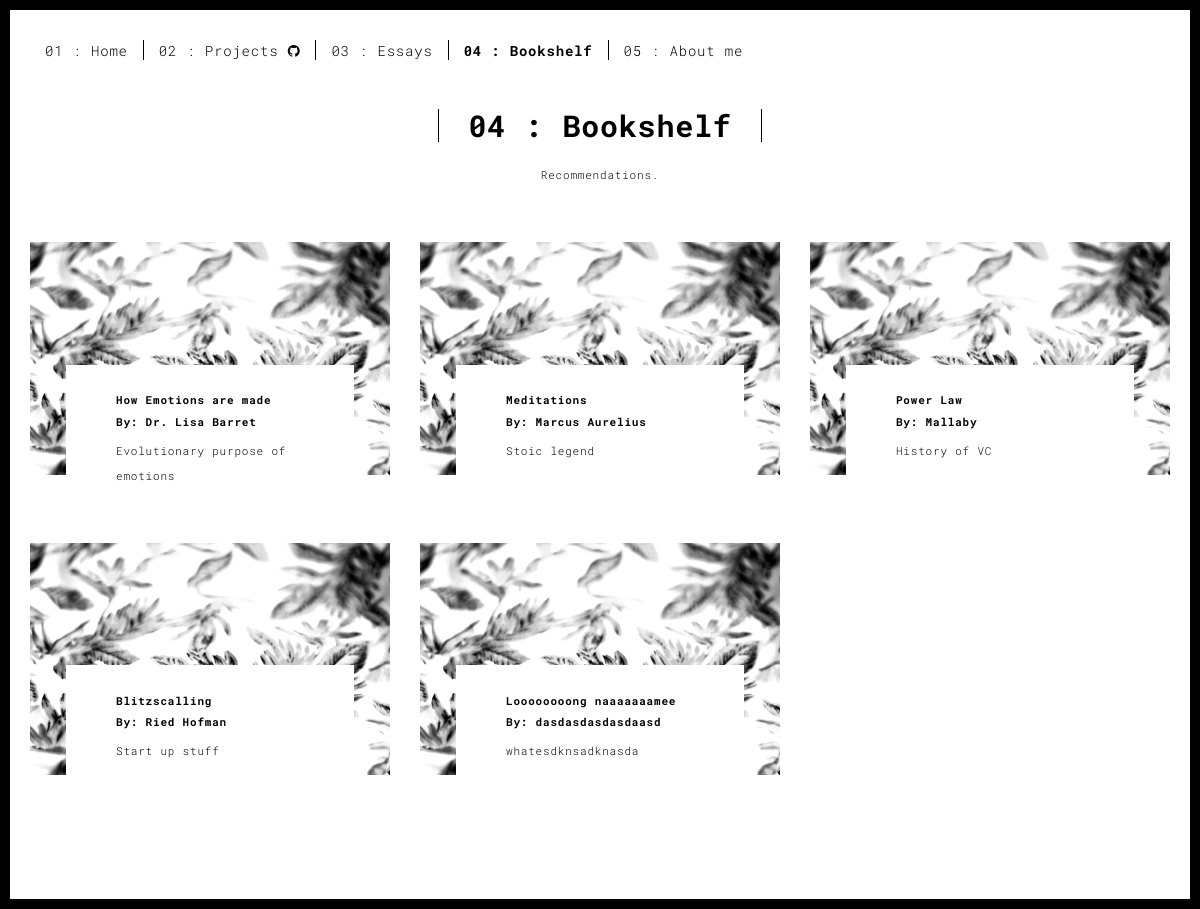
The app's page /books.html with its own data.
### website/models.py (models this page shows)
class Book(db.Model):
    id = db.Column(db.Integer, primary_key=True)
    info = db.Column(db.Text, nullable=False)
    name = db.Column(db.Text, nullable = False)
    date_created = db.Column(db.DateTime(timezone=True), default=func.now())
    author = db.Column(db.Text, nullable = False)
    link = db.Column(db.Text, nullable = False)

### website/views.py (the view)
@views.route("/books.html")
def books():
    books = Book.query.all()
    return render_template('books.html', books=books)

### website/templates/books.html (shortened to what this page needs)
<!DOCTYPE html>
<html lang="en">
<head>
<link href="./static/main.3f6952e4.css" rel="stylesheet"></head>
<body class="">
<div id="site-border-left"></div>
<div id="site-border-right"></div>
<div id="site-border-top"></div>
<div id="site-border-bottom"></div>
<header>
  <nav class="navbar  navbar-fixed-top navbar-default">
    <div class="container">
      <div class="collapse navbar-collapse" id="navbar-collapse">
        <ul class="nav navbar-nav ">
          <li><a href="./index.html" title="">01 : Home</a></li>
          <li><a href="https://github.com/shushukurov" >02 : Projects  <i class="fa fa-github"></i></a></li>
          <li><a href="./articles.html" title="">03 : Essays</a></li>
          <li><a href="./books.html" title="">04 : Bookshelf</a></li>
          <li><a href="./about.html" title="">05 : About me</a></li>
        </ul>
      </div>
    </div>
  </nav>
</header>
<div class="section-container">
  <div class="container">
    <div class="row">
      <div class="col-sm-8 col-sm-offset-2 section-container-spacer">
        <div class="text-center">
          <h1 class="h2">04 : Bookshelf</h1>
          <p>Recommendations.</p>
        </div>
      </div>
      <div class="col-md-12">
        <div class="row">
          {% for book in books %}
          {% if loop.index is divisibleby(4) %}
        </div>
          <div class="row">
            <div class="col-sm-4">
              <a href="{{book.link}}" title="" class="black-image-project-hover">
                <img src="./static/assets/images/work03-hover.jpg" alt="" class="img-responsive">
              </a>
              <div class="card-container card-container-lg">
                <h4>{{book.name}}</h4>
                <h4>By: {{book.author}}</h4>
                <p>{{book.info}}<p>
              </div>
            </div>
        {% else %}
        <div class="col-sm-4">
          <a href="{{book.link}}" title="" class="black-image-project-hover">
            <img src="./static/assets/images/work03-hover.jpg" alt="" class="img-responsive">
          </a>
          <div class="card-container card-container-lg">
            <h4>{{book.name}}</h4>
            <h4>By: {{book.author}}</h4>
            <p>{{book.info}}<p>
          </div>
        </div>
        {% endif %}
          {% endfor %}
        </div>
    </div>
    </div>
  </div>
</div>
<footer class="footer-container text-center">
  <div class="container">
    <div class="row">
      <div class="col-xs-12">
      </div>
    </div>
  </div>
</footer>
 <script type="text/javascript" src="./static/main.70a66962.js"></script></body>
</html>

### records on screen
Book: name "How Emotions are made", author "Dr. Lisa Barret", info "Evolutionary purpose of emotions"
Book: name "Meditations", author "Marcus Aurelius", info "Stoic legend"
Book: name "Power Law", author "Mallaby", info "History of VC"
Book: name "Blitzscalling", author "Ried Hofman", info "Start up stuff"
Book: name "Loooooooong naaaaaaamee", author "dasdasdasdasdaasd", info "whatesdknsadknasda"
